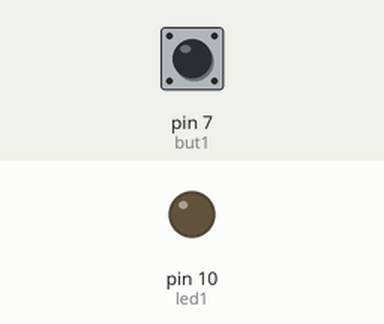
The sketch below on a simulated Arduino Uno, built with avr-gcc and run on an emulated ATmega328P. On the bench: output pins drawn as LEDs (lit = HIGH). The inputs (shaded band) are chosen by the test bench; at power-on: pin 7 (but1) LOW.

Above: at 1.2 s.
1.3 s: pin 7 (but1) pulled HIGH for 0.15 s
At 1.37 s:
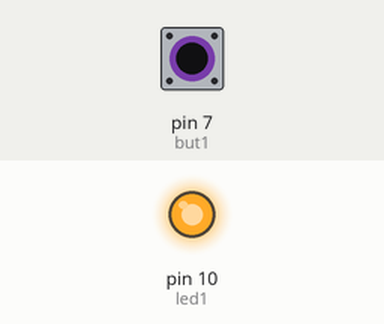
2.9 s: pin 7 (but1) pulled HIGH for 3.2 s
At 6.7 s:
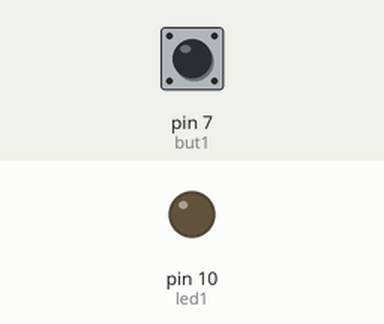
Timing chart, 0 to 8.2 s (numbered marks = the images above; inputs shaded):
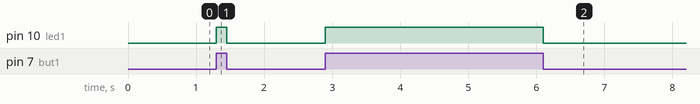

Measured:
- after the input at 1.3 s, pin 10 (led1): LOW → HIGH at once, → LOW 0.15 s later
- after the input at 2.9 s, pin 10 (led1): LOW → HIGH at once, → LOW 3.2 s later

The sketch:

Led_buttonsimple.ino
```cpp
/*Buttons - 7,8,12,13
leds - 10,6,9,11*/

int but1=7;
int led1=10;
void setup()
{
   pinMode(led1,OUTPUT) ;
   pinMode(but1,INPUT) ;
}

void loop()
{
  if (digitalRead (but1) == HIGH)
    {
      digitalWrite (led1,HIGH);
    }
    else
      {
      digitalWrite (led1,LOW);
     }
}
```
